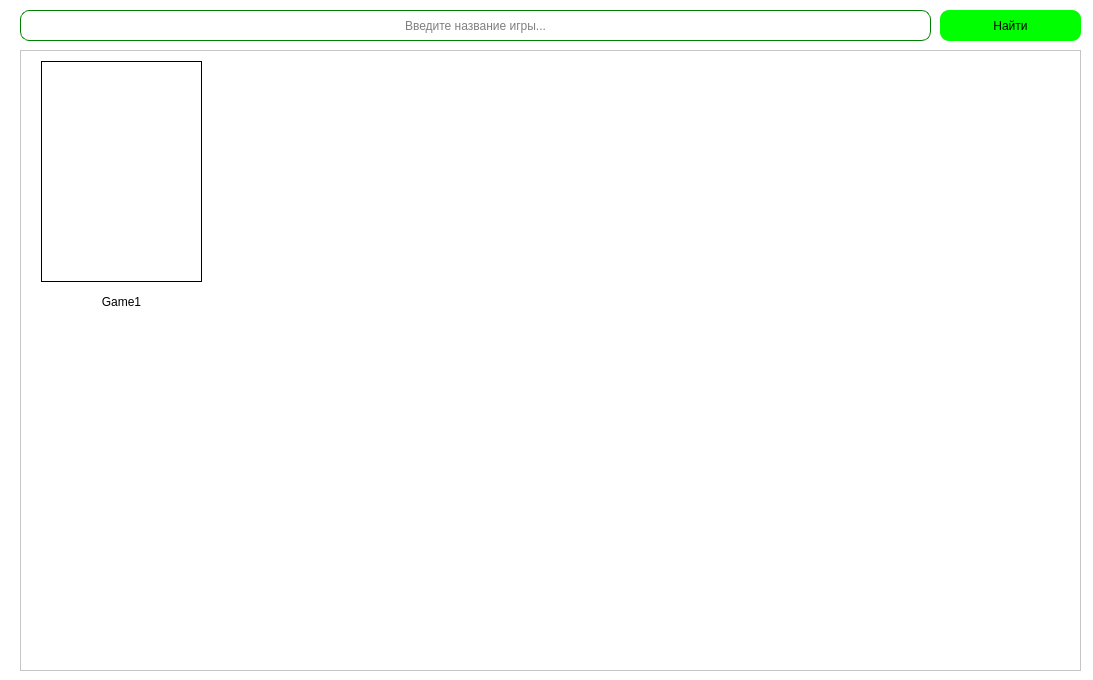
<?xml version="1.0" encoding="UTF-8"?>
<ui version="4.0">
 <class>Window</class>
 <widget class="QMainWindow" name="Window">
  <property name="geometry">
   <rect>
    <x>0</x>
    <y>0</y>
    <width>1093</width>
    <height>680</height>
   </rect>
  </property>
  <property name="windowTitle">
   <string notr="true">XGames</string>
  </property>
  <widget class="QWidget" name="centralwidget">
   <widget class="QLineEdit" name="search_game">
    <property name="geometry">
     <rect>
      <x>20</x>
      <y>10</y>
      <width>911</width>
      <height>31</height>
     </rect>
    </property>
    <property name="styleSheet">
     <string notr="true">QLineEdit {
border: 0.5px solid green;
border-radius: 9px;
background-color: white;
font: 63 8pt &quot;Segoe UI Variable Small Semibol&quot;;
color: black;
} QLineEdit:hover {
border: 1px solid black;
}</string>
    </property>
    <property name="text">
     <string notr="true"/>
    </property>
    <property name="alignment">
     <set>Qt::AlignCenter</set>
    </property>
    <property name="placeholderText">
     <string notr="true">Введите название игры...</string>
    </property>
   </widget>
   <widget class="QPushButton" name="search_btn">
    <property name="geometry">
     <rect>
      <x>940</x>
      <y>10</y>
      <width>141</width>
      <height>31</height>
     </rect>
    </property>
    <property name="cursor">
     <cursorShape>PointingHandCursor</cursorShape>
    </property>
    <property name="styleSheet">
     <string notr="true">QPushButton {
	background-color: lime;
	color: black;
	font: 63 8pt &quot;Segoe UI Variable Small Semibol&quot;;
	border-radius: 9px;
} QPushButton:hover {
	border: 1px solid dark;
    background-color: green;
}</string>
    </property>
    <property name="text">
     <string notr="true">Найти</string>
    </property>
    <property name="shortcut">
     <string>Return</string>
    </property>
   </widget>
   <widget class="QLabel" name="background">
    <property name="geometry">
     <rect>
      <x>-10</x>
      <y>-10</y>
      <width>1111</width>
      <height>701</height>
     </rect>
    </property>
    <property name="styleSheet">
     <string notr="true">background-color: white;</string>
    </property>
    <property name="text">
     <string/>
    </property>
   </widget>
   <widget class="QScrollArea" name="games_area">
    <property name="geometry">
     <rect>
      <x>20</x>
      <y>50</y>
      <width>1061</width>
      <height>621</height>
     </rect>
    </property>
    <property name="styleSheet">
     <string notr="true">background-color: white;</string>
    </property>
    <property name="widgetResizable">
     <bool>true</bool>
    </property>
    <widget class="QWidget" name="games_content">
     <property name="geometry">
      <rect>
       <x>0</x>
       <y>0</y>
       <width>1059</width>
       <height>619</height>
      </rect>
     </property>
     <widget class="QPushButton" name="game1">
      <property name="geometry">
       <rect>
        <x>20</x>
        <y>10</y>
        <width>161</width>
        <height>221</height>
       </rect>
      </property>
      <property name="cursor">
       <cursorShape>PointingHandCursor</cursorShape>
      </property>
      <property name="styleSheet">
       <string notr="true">border: 1px solid black;
background-color: rgba(255,255,255,0);</string>
      </property>
      <property name="text">
       <string/>
      </property>
      <property name="shortcut">
       <string notr="true"/>
      </property>
      <property name="checkable">
       <bool>false</bool>
      </property>
     </widget>
     <widget class="QLabel" name="game1_label">
      <property name="geometry">
       <rect>
        <x>20</x>
        <y>240</y>
        <width>161</width>
        <height>21</height>
       </rect>
      </property>
      <property name="layoutDirection">
       <enum>Qt::LeftToRight</enum>
      </property>
      <property name="styleSheet">
       <string notr="true">background-color: rgba(255,255,255,0);
font: 63 9pt &quot;Segoe UI Variable Display Semib&quot;;</string>
      </property>
      <property name="text">
       <string notr="true">Game1</string>
      </property>
      <property name="alignment">
       <set>Qt::AlignCenter</set>
      </property>
     </widget>
     <zorder>game1_label</zorder>
     <zorder>game1</zorder>
    </widget>
   </widget>
   <zorder>background</zorder>
   <zorder>search_game</zorder>
   <zorder>search_btn</zorder>
   <zorder>games_area</zorder>
  </widget>
 </widget>
 <resources/>
 <connections/>
</ui>
